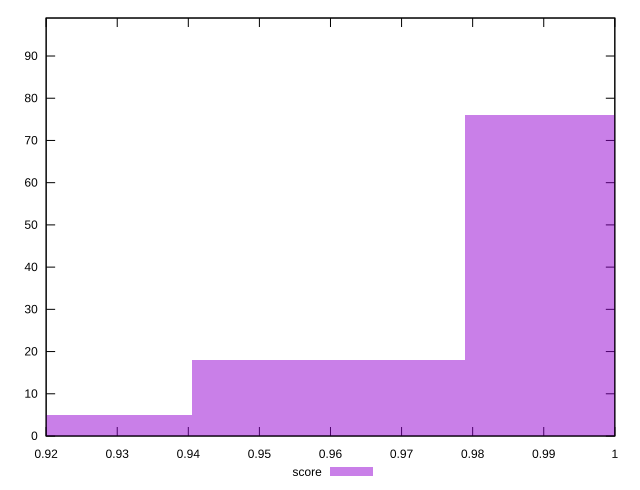

Write gnuplot code to recreate this figure.
reset

$score <<EOF
0.9597462318195418 18
0.9981360810923234 76
0.9213563825467601 5
EOF

set key outside below
set boxwidth 0.03838984927278167
set xrange [0.92:1]
set yrange [0:99]
set trange [0:99]
set style fill transparent solid 0.5 noborder
set terminal svg size 640, 490 enhanced background rgb 'white'
set output "report/report_00029_2021-02-24T13-36-40.390Z/first-cpu-idle/samples/card/score/histogram.svg"

plot $score title "score" with boxes

reset
